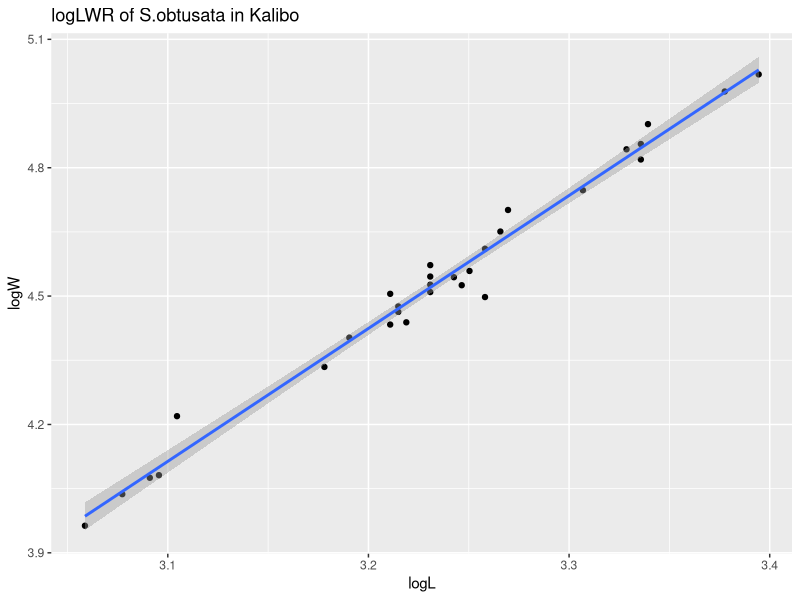
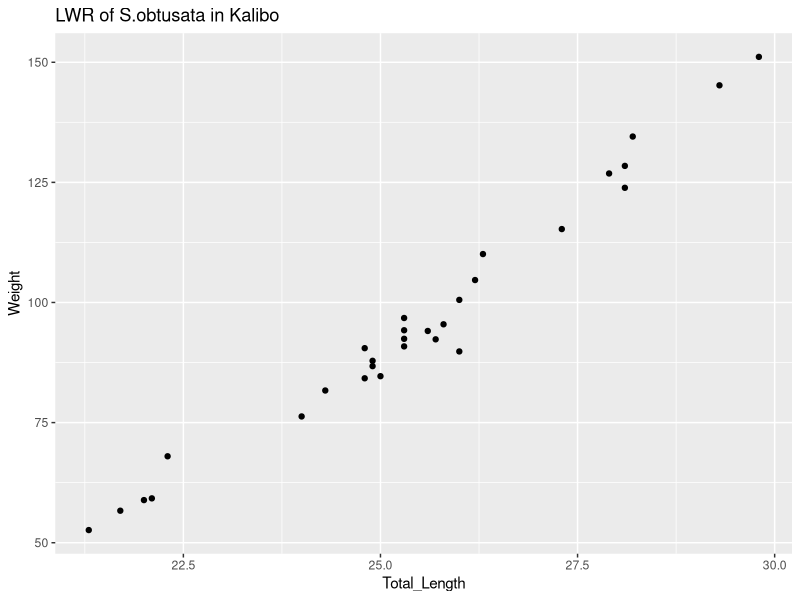
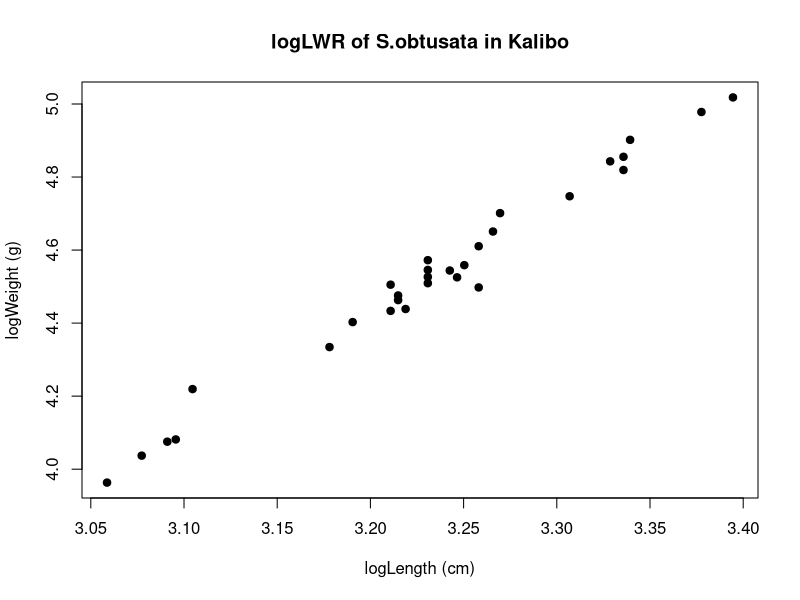
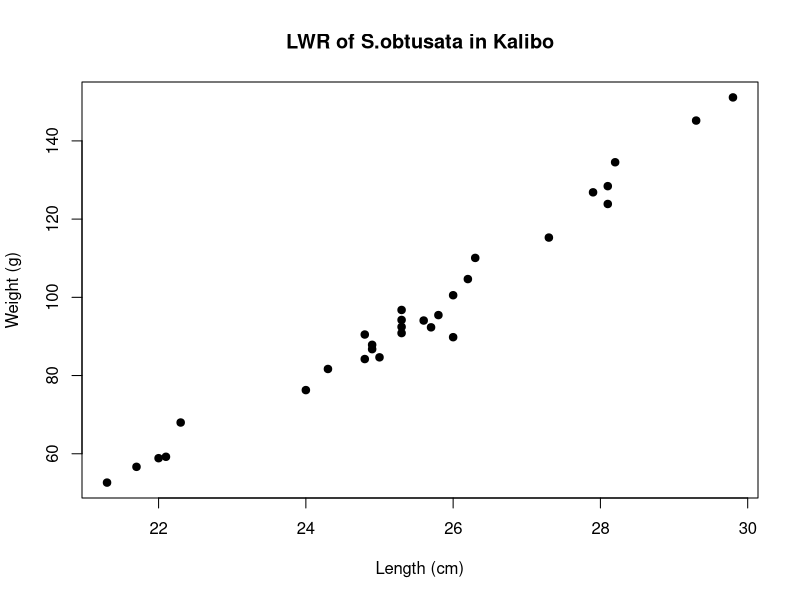
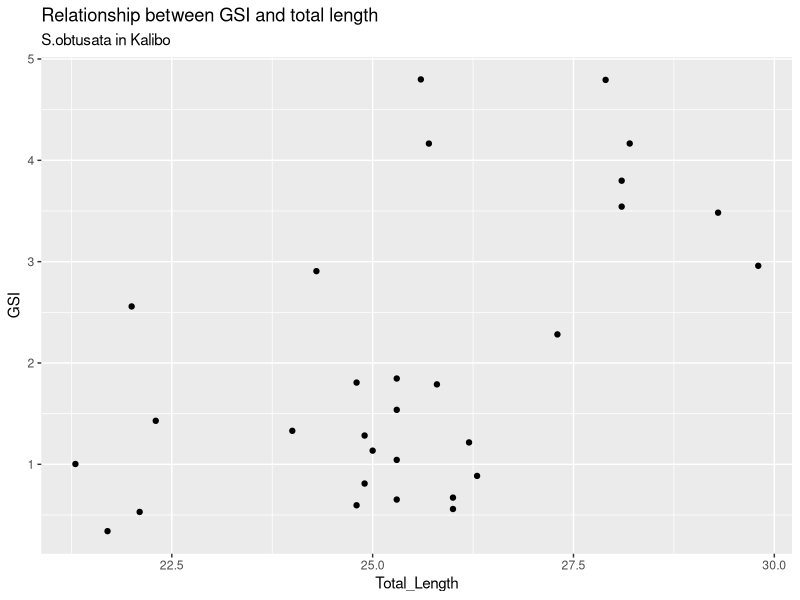
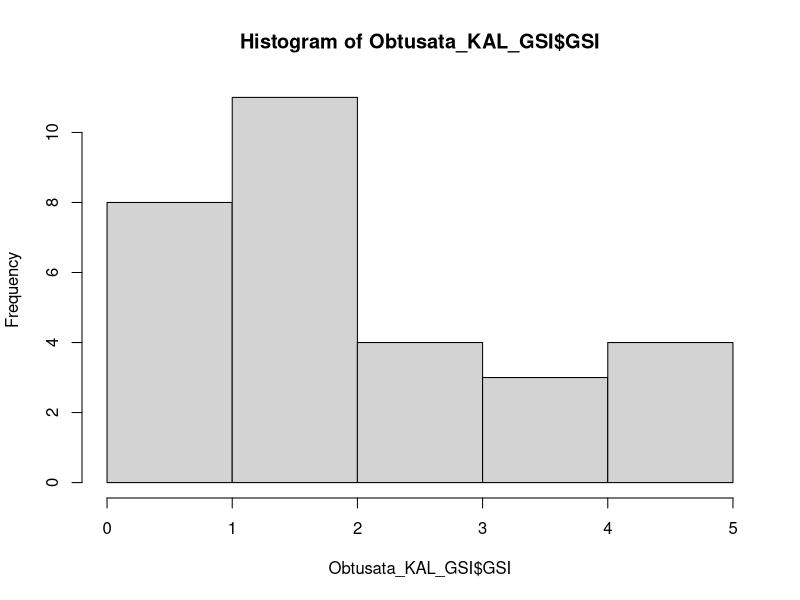
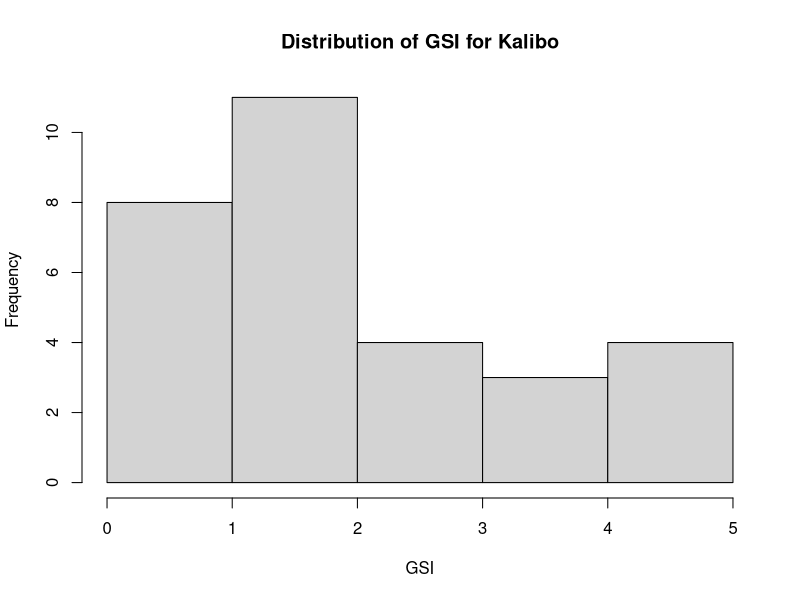

Reproduce these figures in R, in order.
######Setup#####
setwd("/Users/admir/Downloads/S.obtusata_Project")
Packages <- c("tidyverse")
invisible(suppressPackageStartupMessages(lapply(Packages,library,character.only = TRUE)))

######Load files needed#####
Obtusata_KAL <- read.csv("Sphyraena_obtusata_KAL.csv")
colnames(Obtusata_KAL) <- c("Specimen_ID","Species","Location","Site","Date","Total_Length",
                            "Standard_Length","Weight","Gonad_Weight")

######Calculating LWR#####

#remove NAs from weight and total length
Obtusata_KAL_LWR <- subset(Obtusata_KAL, !is.na(Weight) & !is.na(Total_Length))

#log-transform L and W
Obtusata_KAL_LWR$logL <- log(Obtusata_KAL$Total_Length)
Obtusata_KAL_LWR$logW <- log(Obtusata_KAL$Weight)

#create linear model with log-transformed W and L
KAL_lm_lLlW <- lm(logW~logL, data = Obtusata_KAL_LWR)
KAL_lm_lLlW
summary(KAL_lm_lLlW)

#plot model
Obtusata_KAL_logLW_plot <- ggplot(data = Obtusata_KAL_LWR, aes(x = logL, y = logW)) +
  geom_point() + geom_smooth(method = "lm") + ggtitle(label = "logLWR of S.obtusata in Kalibo")
Obtusata_KAL_LW_plot <- ggplot(data = Obtusata_KAL_LWR, aes(x = Total_Length, y = Weight)) +
  geom_point() + ggtitle(label = "LWR of S.obtusata in Kalibo")
Obtusata_KAL_logLW_plot
Obtusata_KAL_LW_plot

#another plot but with axes names
plot(Obtusata_KAL_LWR$logW~Obtusata_KAL_LWR$logL, pch=19, col="black", xlab="logLength (cm)", ylab= "logWeight (g)",
     main = "logLWR of S.obtusata in Kalibo")
plot(Obtusata_KAL_LWR$Weight~Obtusata_KAL_LWR$Total_Length, pch=19, col="black", xlab="Length (cm)", ylab= "Weight (g)", 
     main = "LWR of S.obtusata in Kalibo")

#####Calculating GSI#####

#remove NAs from gonad weight
Obtusata_KAL_GSI <- subset(Obtusata_KAL, !is.na(Gonad_Weight))

#GSI
Obtusata_KAL_GSI$GSI <- (Obtusata_KAL_GSI$Gonad_Weight/Obtusata_KAL_GSI$Weight) * 100
##ggplot(data = Obtusata_KAL_GSI, aes(x = Standard_Length, y = GSI)) + geom_point()

mean(Obtusata_KAL_GSI[["GSI"]])

Obtusata_KAL_GSI$logGSI <- log(Obtusata_KAL_GSI$GSI)
##ggplot(data = Obtusata_KAL_GSI, aes(x = Standard_Length, y = logGSI)) + geom_point()

#####Compare relationship between logGSI and total length/weight#####

#raw GSI and TL
ggplot(data = Obtusata_KAL_GSI, aes(x = Total_Length, y = GSI)) + 
  geom_point() + ggtitle(label = "Relationship between GSI and total length", subtitle = "S.obtusata in Kalibo")

#logGSI and Weight
##ggplot(data = Obtusata_KAL_GSI, aes(x = Weight, y = logGSI)) + geom_point()

#####GLM comparison#####

#checking distribution of GSI data
KAL_GSI_dist <- hist(Obtusata_KAL_GSI$GSI)
plot(KAL_GSI_dist, xlab = "GSI", ylab = "Frequency", main = "Distribution of GSI for Kalibo")

#log transform TL, SL, and Weight
##Obtusata_KAL_GSI$logTL <- log(Obtusata_KAL_GSI$Total_Length)
##Obtusata_KAL_GSI$logSL <- log(Obtusata_KAL_GSI$Standard_Length)
##Obtusata_KAL_GSI$logWeight <- log(Obtusata_KAL_GSI$Weight)

#making GLMs
GSI_KAL_SL_glm <- glm(Obtusata_KAL_GSI$GSI~Obtusata_KAL_GSI$Standard_Length, family = Gamma)
GSI_KAL_TL_glm <- glm(Obtusata_KAL_GSI$GSI~Obtusata_KAL_GSI$Total_Length, family = Gamma)
GSI_KAL_Weight_glm <- glm(Obtusata_KAL_GSI$GSI~Obtusata_KAL_GSI$Weight, family = Gamma)

#check significance of each model
AIC(GSI_KAL_SL_glm)
AIC(GSI_KAL_TL_glm) #most significant model
AIC(GSI_KAL_Weight_glm)